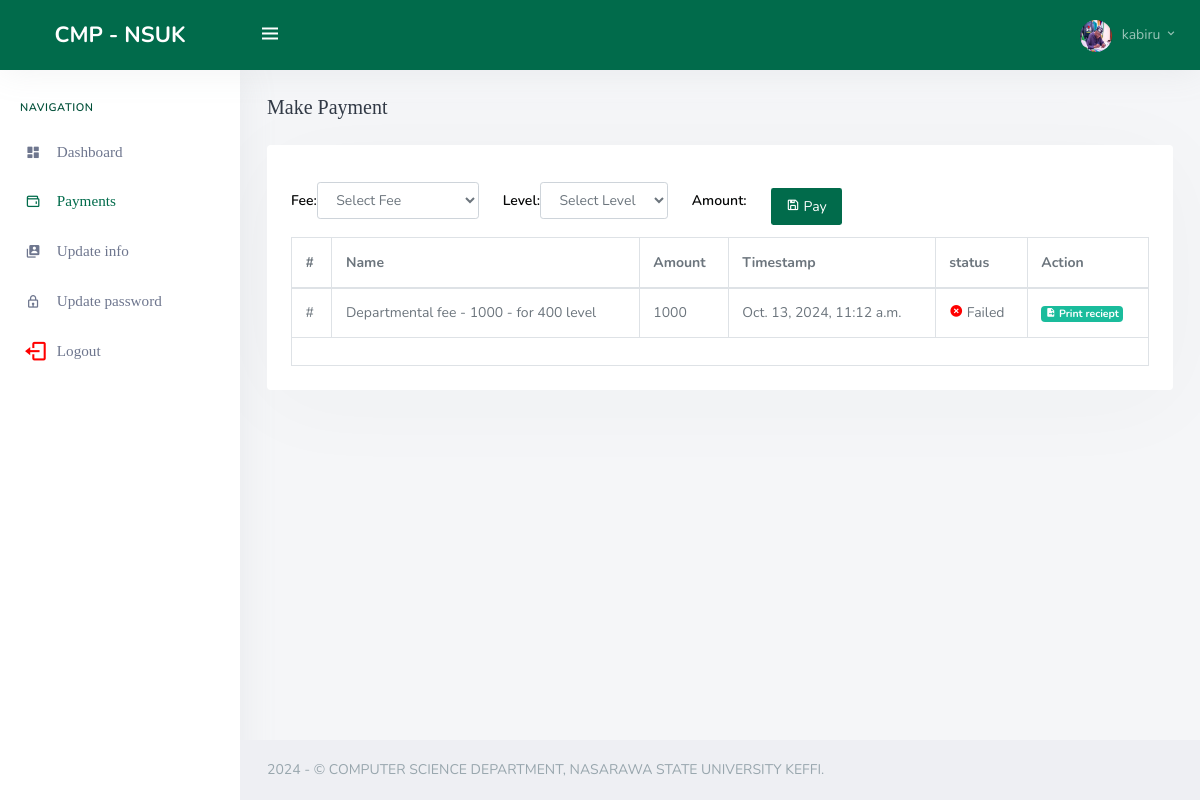
/payments/ (signed in), run on the app's committed database.
### students/models.py (models this page shows, shortened)
class StudentProfile(models.Model):
    GENDER_CHOICES = (
        ('M', 'Male'),
        ('F', 'Female'),
        ('O', 'Other'),
    )
    user = models.OneToOneField(User, on_delete=models.CASCADE)
    matric_no = models.CharField(max_length=50, blank=True)
    profile_picture = models.ImageField(upload_to='profileimg/', blank=True)
    first_name = models.CharField(max_length=20, blank=True)
    other_names = models.CharField(max_length=20, blank=True)
    last_name = models.CharField(max_length=20, blank=True)
    admission_year = models.ForeignKey(Level, on_delete=models.CASCADE, null=True, blank=True)
    department = models.ForeignKey(Department, on_delete=models.CASCADE, null=True, blank=True)
    faculty = models.ForeignKey(Faculty, on_delete=models.CASCADE, null=True, blank=True)
    phone_number = models.CharField(max_length=15, blank=True)
    state = models.CharField(max_length=1000, blank=True)
    nationality = models.CharField(max_length=1000, blank=True)
    Gender = models.CharField(max_length=1, choices=GENDER_CHOICES, blank=True)
    inst_email = models.CharField(max_length=50, blank=True)
    email_verified = models.BooleanField(default=False)
    account_completed = models.BooleanField(default=False)

class Level(models.Model):
    admission_year = models.CharField(max_length=50, blank=True)
    level = models.CharField(max_length=30, blank=True)
    class Meta:
        ordering = ['admission_year']

### payments/models.py (models this page shows, shortened)
class Payment(models.Model):
    user = models.ForeignKey(User, on_delete=models.CASCADE)
    fee = models.ForeignKey(FeeAmount, on_delete=models.CASCADE)
    reference = models.UUIDField(default=uuid.uuid4, editable=False, unique=True)
    verified = models.BooleanField(default=False)
    timestamp = models.DateTimeField(auto_now_add=True)
    class Meta:
        ordering = ['-timestamp']

class FeeAmount(models.Model):
    fee = models.ForeignKey(Fee, on_delete=models.CASCADE, null=True, blank=True)
    level = models.ForeignKey(Level, on_delete=models.CASCADE, null=True, blank=True)
    amount = models.IntegerField()
    def __str__(self) -> str:
        return f"{self.fee.name} - {self.amount} - for  {self.level.level} level"

class Fee(models.Model):
    name =  models.CharField(max_length=100)
    def __str__(self) -> str:
        return f"{self.name} "

### payments/views.py (the view, shortened to what this page needs)
# urls.py: path('', views.initialize_payment, name='initialize_payment'),
@login_required
def initialize_payment(request):
    fees = Fee.objects.all()
    print(f"fee is {fees}")
    current_site = get_current_site(request)
    site_url = current_site.domain
    print(site_url)
    reciepts = Payment.objects.filter(user=request.user)
    return render(request, 'payments/initialize_payment.html', {
                                                                'fees': fees,
                                                                'reciepts': reciepts,
                                                                    })

### app/templates/payments/initialize_payment.html (shortened to what this page needs)
{% extends 'app/base.html' %}
{% load static %}
{% block content %}
            <div class="content-page">
                <div class="content">
                    <div class="container-fluid">
                        <div class="row">
                            <div class="col-12">
                                <div class="page-title-box">
                                    <h4 class="page-title">Make Payment</h4>
                                </div>
                            </div>
                        </div>
                        <div class="row">
                            <div class="col-12">
                                <div class="card-box">
                                    <div class="mb-2">
                                        <div class="row">
                                            <div class="col-12 text-sm-center form-inline" >
                                                <form action="" method="POST" action="{% url 'payments:initialize_payment' %}" id="payment-form" class="d-flex align-items-center flex-column flex-sm-row">
                                                    <div class="form-group mr-3">
                                                      <label for="fee">Fee:</label>
                                                      <select class="form-control" name="fee" id="id_fee">
                                                        <option value="">Select Fee</option>
                                                      </select>
                                                    </div>
                                                    <div class="form-group mr-3">
                                                      <label for="level">Level:</label>
                                                      <select class="form-control" name="level" id="id_level">
                                                        <option value="">Select Level</option>
                                                      </select>
                                                    </div>
                                                    <div class="form-group mr-3">
                                                      <label for="amount">Amount:</label>
                                                    </div>
                                                    <button type="submit" class="btn bgPrimary nonBtn mt-2 waves-effect waves-light">
                                                      <i class="bx bx-save"></i> Pay
                                                    </button>
                                                  </form>
                                            </div>
                                        </div>
                                    </div>
                                    <div class="table-responsive">
                                        <table id="demo-foo-filtering" class="table table-bordered toggle-circle mb-0" data-page-size="7">
                                            <thead>
                                            <tr>
                                                <th>#</th>
                                                <th data-toggle="true">Name</th>
                                                <th data-hide="phone">Amount</th>
                                                <th data-hide="phone">Timestamp</th>
                                                <th data-hide="phone">status</th>
                                                <th data-hide="phone">Action</th>
                                            </tr>
                                            </thead>
                                            <tbody>
                                            {% for obj in reciepts %}
                                                <tr>
                                                    <td>#</td>
                                                    <td>{{ obj.fee }}</td>
                                                    <td>{{ obj.fee.amount }}</td>
                                                    <td>{{ obj.timestamp }}</td>
                                                    <td>
                                                        {% if obj.verified %}
                                                        <i style="color: green;" class='bx bxs-check-circle'></i> Paid
                                                        {% else %}
                                                        <i style="color: red;" class='bx bxs-x-circle'></i> Failed
                                                        {% endif %}
                                                    </td>
                                                    <td><a href="{% url 'payments:reciept2pdf' reference=obj.reference %}" class="badge badge-success">
                                                        <i class='bx bxs-file-export'></i> Print reciept</a></td>
                                                </tr>
                                            {% endfor %}
                                            </tbody>
                                            <tfoot>
                                                <tr class="active">
                                                    <td colspan="8" class="footable-visible">
                                                    </td>
                                                </tr>
                                                </tfoot>
                                        </table>
                                    </div>
                                </div>
                            </div>
                        </div>
                    </div>
                </div>
                {% include "students/footer.html" %}
            </div>
{% endblock %}

### app/templates/app/base.html (shortened to what this page needs)
{% load static %}
<!DOCTYPE html>
<html lang="en">
    <head>
        <link href='https://unpkg.com/boxicons@2.1.4/css/boxicons.min.css' rel='stylesheet'>
        <link href="{% static 'assets/css/bootstrap.min.css' %}" rel="stylesheet" type="text/css" />
        <link href="{% static 'assets/css/icons.min.css' %}" rel="stylesheet" type="text/css" />
        <link href="{% static 'assets/css/app.min.css' %}" rel="stylesheet" type="text/css" />
        <link href="{% static 'assets/css/style.css' %}" rel="stylesheet" type="text/css" />
    </head>
    <body >
        <div id="wrapper">
            <div class="navbar-custom">
                <ul class="list-unstyled topnav-menu float-right mb-0">
                    <li class="dropdown notification-list">
                        <a class="nav-link dropdown-toggle nav-user mr-0 waves-effect waves-light" data-toggle="dropdown" href="#" role="button" aria-haspopup="false" aria-expanded="false">
                            {% if request.user.studentprofile.profile_picture %}
                            <img src="{{ request.user.studentprofile.profile_picture.url }}" alt="dpic" class="rounded-circle" width="150px">
                            {% else %}
                                <img src="{% static 'assets/images/anondp.jpg' %}" alt="dpic" class="rounded-circle" width="150px">
                            {% endif %}                            <span class="pro-user-name ml-1">
                                {{ request.user.studentprofile.last_name }} <i class='bx bx-chevron-down' ></i>
                            </span>
                        </a>
                    </li>
                </ul>
                <div class="logo-box">
                    <a href="{% url 'students:index' %}" class="logo text-center">
                        <span class="logo-lg">
                            <span class="logo-lg-text-light">CMP - NSUK</span>
                        </span>
                    </a>
                </div>
                <ul class="list-unstyled topnav-menu topnav-menu-left m-0">
                    <li>
                        <button class="button-menu-mobile waves-effect waves-light">
                            <i class='bx bx-menu'></i>
                        </button>
                    </li>
                </ul>
            </div>
            <div class="left-side-menu">
                <div class="slimscroll-menu">
                    <div id="sidebar-menu">
                        <ul class="metismenu" id="side-menu">
                            <li class="menu-title">Navigation</li>
                            <li>
                                <a href="{% url 'students:index' %}">
                                    <i class='bx bxs-dashboard'></i>
                                    <span> Dashboard </span>
                                </a>
                            </li>
                            <li>
                                <a href="{% url 'payments:initialize_payment' %}">
                                    <i class='bx bx-wallet'></i>
                                    <span> Payments </span>
                                </a>
                            </li>
                            <li>
                                <a href="{% url 'students:reset-info' %}">
                                    <i class='bx bxs-user-account'></i>
                                    <span> Update info </span>
                                </a>
                            </li>
                            <li>
                                <a href="{% url 'students:change-password' %}">
                                    <i class='bx bx-lock'></i>
                                    <span> Update password </span>
                                </a>
                            </li>
                            <li>
                                <a href="{% url 'students:logout_user' %}">
                                    <i class='bx bx-log-out bx-sm' style="color: red;"></i>
                                    <span > Logout </span>
                                </a>
                            </li>
                        </ul>
                    </div>
                </div>
            </div>
                {% block content %}{% endblock %}
        </div>
</body>
</html>

### app/static/assets/css/style.css (style rules this page uses)
:root { --body-font: 'Poppins', sans-serif; --big-font: 4rem; --h1-font: 3.6rem; --h2-font: 2.4rem; --h3-font: 2rem; --h4-font: 1.8rem; --normal-font: 1.6rem; --small-font: 1.4rem; --smaller-font: 1.3rem; --font-regular: 400; --font-medium: 500; --font-semi-bold: 600; --primary-color: #016b4b; --primary-lightbg: rgba(1, 107, 75, 0.2); --text-color: #333; --text-color-light: #888682; --border-color: #484848; --white-color: #FFF; --section-bg: #016b4b; --primary-color-hover: #014f38; --z-overlay: 10; --z-fixed: 100; --tran-0-2: 0.2s; --tran-0-3: 0.3s; --tran-0-5: 0.5s; }
.bgPrimary { background-color: #016b4b !important; }

### data on the page
Payment: fee "Departmental fee - 1000 - for 400 level", fee.amount "1000", timestamp "Oct. 13, 2024, 11:12 a.m.", verified False (drawn)

### other printed values
{{ request.user.studentprofile.last_name }} "kabiru"
